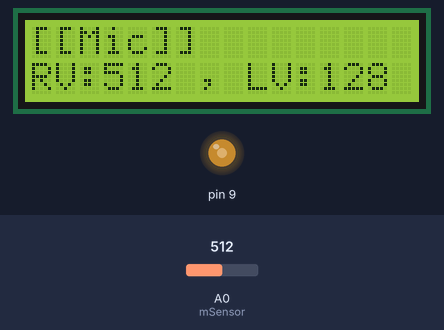
This sketch was run on a simulated Arduino Uno, built with avr-gcc and run on an emulated ATmega328P. On the bench: 16×2 character LCD, output pins drawn as LEDs (lit = HIGH). The test bench sets the inputs (shaded band); at power-on: A0 (mSensor) = 512.

Above: at 1.2 s.
1.3 s: A0 (mSensor) set to 716
At 1.9 s:
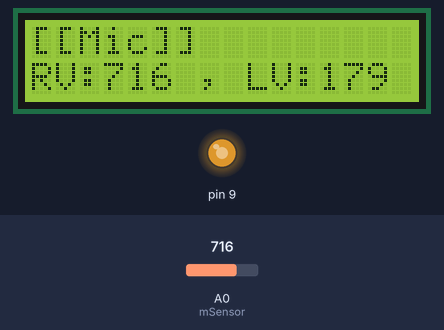
2.8 s: A0 (mSensor) set to 900
At 3.5 s:
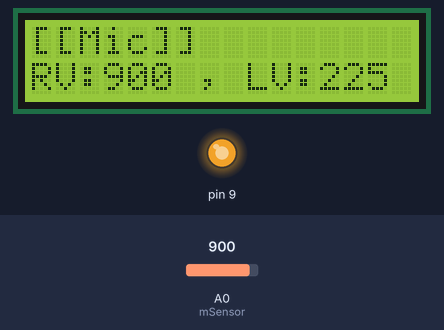
4.4 s: A0 (mSensor) set to 122
At 5.2 s:
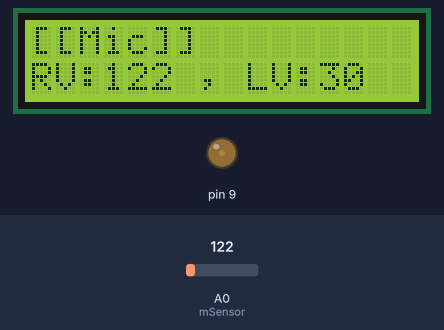
5.9 s: A0 (mSensor) set to 0
At 6.8 s:
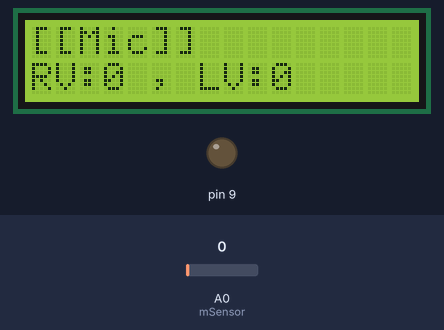
Timing chart, 0 to 8.4 s (numbered marks = the images above; inputs shaded):
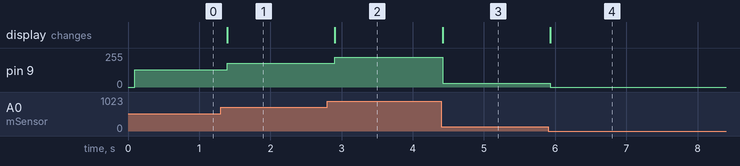

The sketch:

ex54_MIC_exercise.ino
```cpp
#include <PWMLed.h>
#include <MiniCom.h>

MiniCom com;

PWMLed led(9);

int mSensor = A0;

void setup() {
  // put your setup code here, to run once:
  com.init();
  com.print(0, "[[Mic]]");
}

void loop() {
  // put your main code here, to run repeatedly:
  com.run();

  int readVal = analogRead(mSensor);
  int lightVal = readVal / 4;

  com.print(1, "RV:", readVal, "LV:", lightVal);
  led.setValue(lightVal);

  delay(200);
}
```

Measured:
- after the input at 1.3 s, pin 9: 128/255 → 179/255 after 0.09 s; the display: changes after 0.09 s (image 1)
- after the input at 2.8 s, pin 9: 179/255 → 225/255 after 0.11 s; the display: changes after 0.11 s (image 2)
- after the input at 4.4 s, pin 9: 225/255 → 30/255 at once; the display: changes at once (image 3)
- after the input at 5.9 s, pin 9: 30/255 → 0/255 at once; the display: changes at once (image 4)
